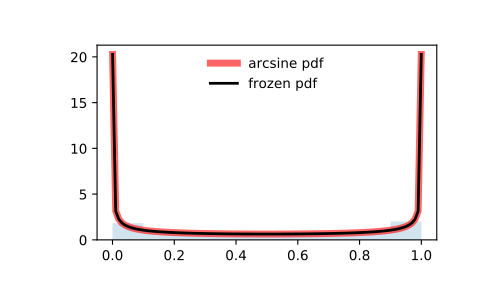

Here is the Python script that generated this plot:
from scipy.stats import arcsine
import matplotlib.pyplot as plt
fig, ax = plt.subplots(1, 1)

# Calculate a few first moments:

mean, var, skew, kurt = arcsine.stats(moments='mvsk')

# Display the probability density function (``pdf``):

x = np.linspace(arcsine.ppf(0.01),
                arcsine.ppf(0.99), 100)
ax.plot(x, arcsine.pdf(x),
       'r-', lw=5, alpha=0.6, label='arcsine pdf')

# Alternatively, the distribution object can be called (as a function)
# to fix the shape, location and scale parameters. This returns a "frozen"
# RV object holding the given parameters fixed.

# Freeze the distribution and display the frozen ``pdf``:

rv = arcsine()
ax.plot(x, rv.pdf(x), 'k-', lw=2, label='frozen pdf')

# Check accuracy of ``cdf`` and ``ppf``:

vals = arcsine.ppf([0.001, 0.5, 0.999])
np.allclose([0.001, 0.5, 0.999], arcsine.cdf(vals))
# True

# Generate random numbers:

r = arcsine.rvs(size=1000)

# And compare the histogram:

ax.hist(r, density=True, histtype='stepfilled', alpha=0.2)
ax.legend(loc='best', frameon=False)
plt.show()
